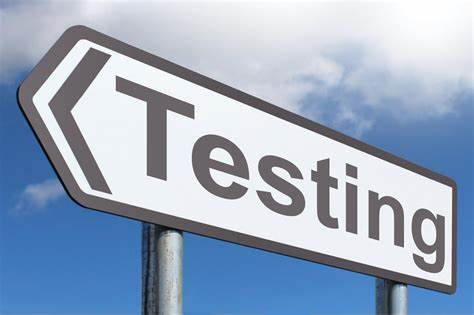
#> input picture lesson2/data/test.jpeg, 474 x 315 px, found by its file name
$ jupyter execute Homework1.ipynb
#> lines starting #> are read from the running program, lines starting #| are printed output that depends on the picture
[cell 1]
import cv2
import numpy as np
from matplotlib import pyplot as plt
plt.rcParams['figure.figsize'] = [15, 10]

img = '/home/hask/Project/test.jpeg'
img = cv2.imread(img)
#> img is the input picture: shape (315, 474, 3); mean B, G, R 193.4, 170.9, 154.6
plt.imshow(img)

# Split the image into the three colour channels
red, green, blue = cv2.split(img)
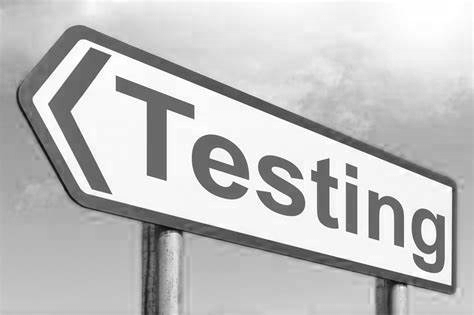
#> red: shape (315, 474); min 4, max 255, mean 193.4
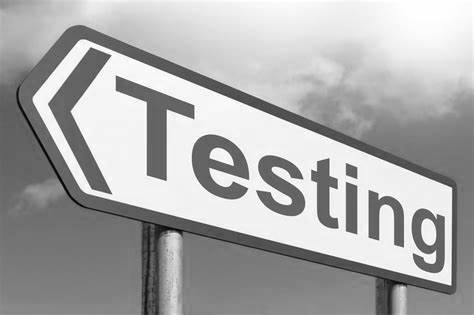
#> green: shape (315, 474); min 0, max 255, mean 170.9
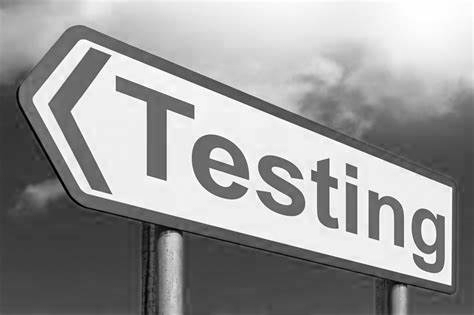
#> blue: shape (315, 474); min 0, max 255, mean 154.6

# Compose the image in the RGB colour space
img1 = cv2.merge([red, green, blue])

# Compose the image in the RBG colour space
img2 = cv2.merge([red, blue, green])
img2 = np.fliplr(img2)
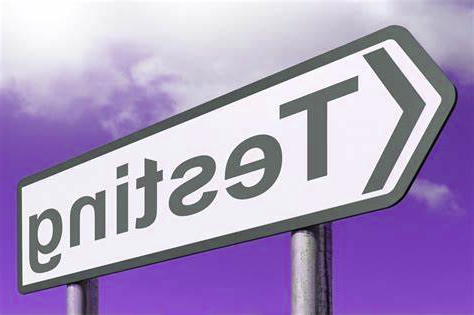
#> img2: shape (315, 474, 3); mean of channels 0, 1, 2 193.4, 154.6, 170.9; drawn as B, G, R

# Compose the image in the GRB colour space
img3 = cv2.merge([green, red, blue])
img3 = np.flipud(img3)
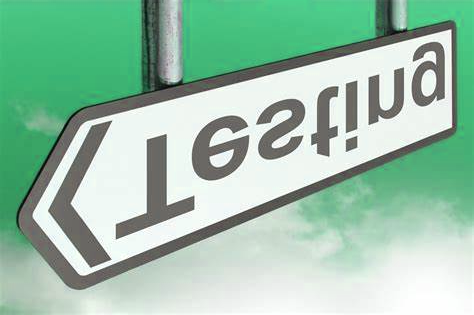
#> img3: shape (315, 474, 3); mean of channels 0, 1, 2 170.9, 193.4, 154.6; drawn as B, G, R

# Compose the image in the BGR colour space
img4 = cv2.merge([blue, green, red])
img4 = np.fliplr(img4)
img4 = np.flipud(img4)
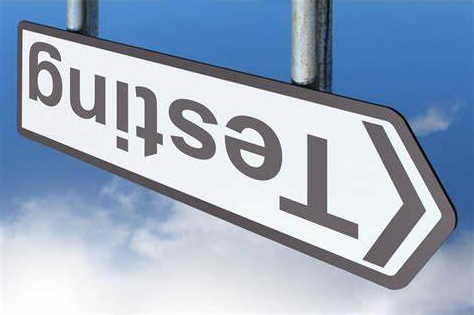
#> img4: shape (315, 474, 3); mean R, G, B 154.6, 170.9, 193.4

# Create the collage
out1 = np.hstack([img1, img2])
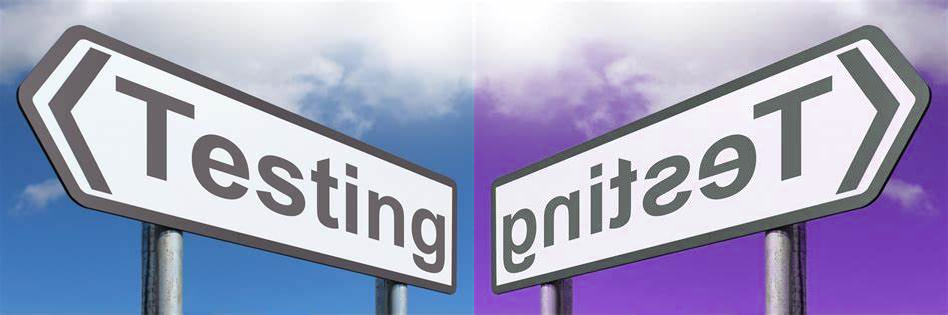
#> out1: shape (315, 948, 3); mean B, G, R 193.4, 162.7, 162.7
out2 = np.hstack([img3, img4])
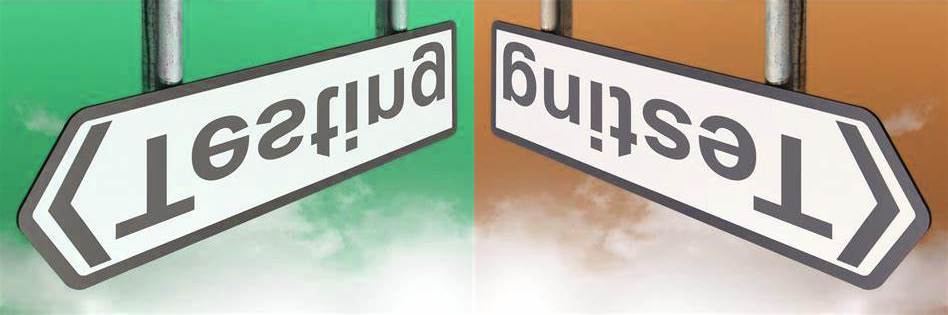
#> out2: shape (315, 948, 3); mean of channels 0, 1, 2 162.7, 182.1, 174; drawn as B, G, R
out = np.vstack([out1, out2])
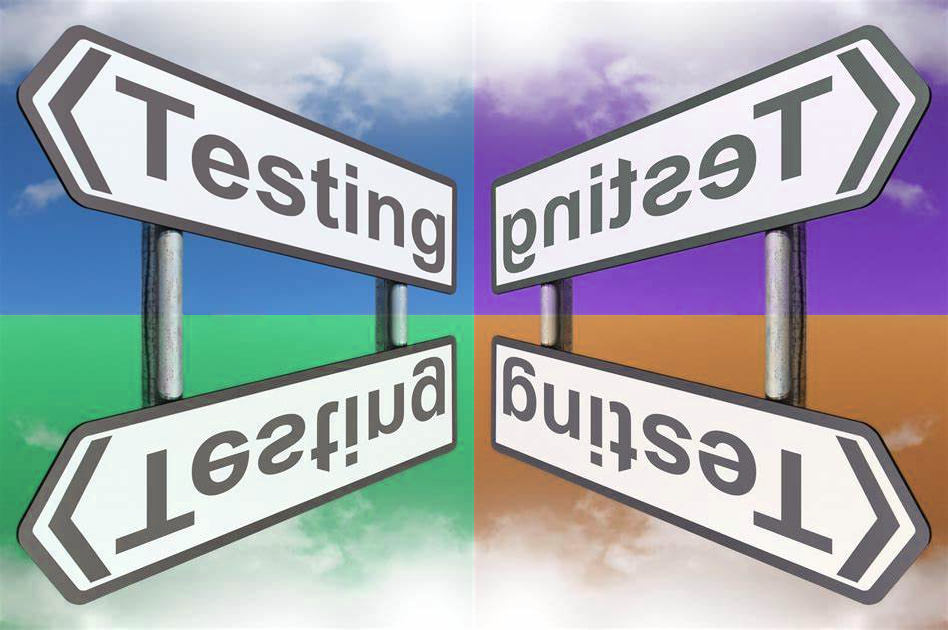
#> out: shape (630, 948, 3); mean B, G, R 178.1, 172.4, 168.3

# Plot the collage
img = plt.imshow(out)
# plt.axis(False)

# Load an image (you can freely chose any image you like)
img = np.fliplr(out)
#> img: shape (630, 948, 3)
# Convert it to RGB
img = np.flipud(out)
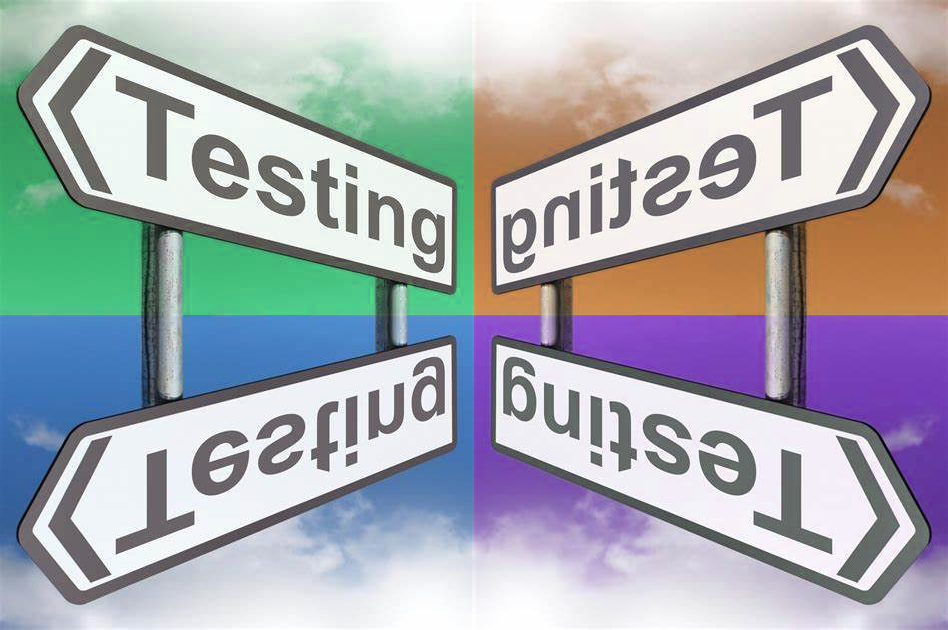
#> img: shape (630, 948, 3); mean B, G, R 178.1, 172.4, 168.3

# Make a collage


# Plot the collage
plt.imshow(img)
#> figure, not shown here; B, G, R data is drawn as R, G, B
